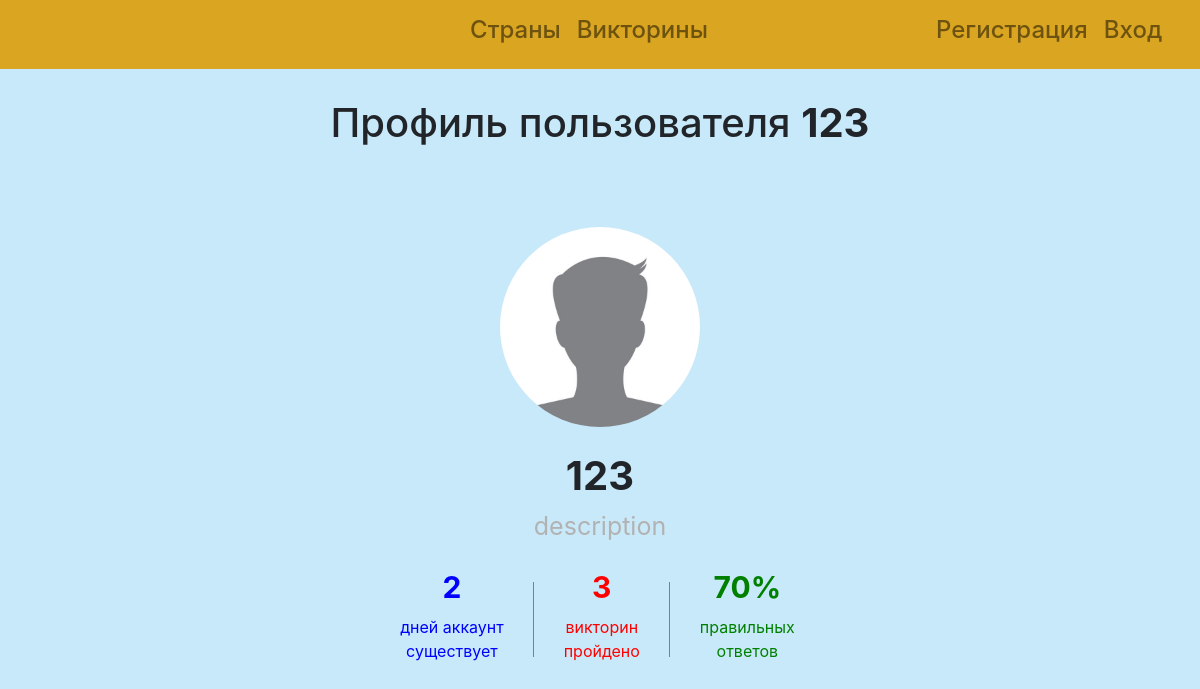
Screenshot of /profile/123 with the database file from the repository.
### data/users.py (models this page shows, shortened)
class User(SqlAlchemyBase, UserMixin):
    __tablename__ = 'users'
    id = sqlalchemy.Column(sqlalchemy.Integer, primary_key=True, autoincrement=True)
    login = sqlalchemy.Column(sqlalchemy.String, index=True, unique=True, nullable=True)
    hashed_password = sqlalchemy.Column(sqlalchemy.String, nullable=True)
    created_date = sqlalchemy.Column(sqlalchemy.DateTime, default=datetime.date.today())
    description = sqlalchemy.Column(sqlalchemy.String, nullable=True, default='Нет описания')
    avatar = sqlalchemy.Column(sqlalchemy.String, nullable=True)
    amount_quiz = sqlalchemy.Column(sqlalchemy.Integer, nullable=True, default=0)
    correct_answers = sqlalchemy.Column(sqlalchemy.Integer, nullable=True, default=0)

### main.py (the view)
@app.route('/profile/<nickname>')
def profile_page(nickname):
    reset_data()
    info = session.query(User).filter(User.login == nickname).first()
    wins = '-'
    days = (datetime.datetime.now() - info.created_date).days
    if info.amount_quiz != 0:
        wins = str(int((info.correct_answers / (info.amount_quiz * 10)) * 100)) + '%'
    return render_template('profile.html', data=info, days=days, wins=wins)

### main.py (called while the page is built)
def reset_data():
    global score_quiz, win_score_quiz, progress_on_quiz, wrong_options, correct_options
    score_quiz = 0
    win_score_quiz = 0
    progress_on_quiz = progress_on_quiz_copy.copy()
    wrong_options = []
    correct_options = []

### templates/profile.html (shortened to what this page needs)
{% extends "base.html" %}
{% block content %}
<head>
 </head>
<h1 class="h1 mb-4 text-center" style="margin-top: 30px;">Профиль пользователя <strong>{{data.login}}</strong></h1>
<div align="center" style="margin-top: 80px;">
    <img src="{{data.avatar}}"  alt="Not found" width="200px" height="200px" style="border-radius: 300px;">
    <h1 style="margin-top: 25px;"><strong>{{data.login}}</strong></h1>
    <p style="color: #b3b2b2; font-size: 25px;">{{data.description}}</p>
</div>
<div align="center">
    <ul class="stats">
        <li style="padding-right: 20px; color: blue">
            <strong>{{days}}</strong>
            <div style="line-height: 0.8;">
                <font size="3px">дней аккаунт <br> существует</font>
            </div></li>
        <li style="padding-left: 20px; padding-right: 20px; color: red">
            <strong>{{data.amount_quiz}}</strong>
            <div style="line-height: 0.8;">
                <font size="3px">викторин <br> пройдено</font>
            </div></li>
        <li style="padding-left: 20px; color: green">
            <strong>{{wins}}</strong>
            <div style="line-height: 0.8;">
                <font size="3px">правильных <br> ответов</font>
            </div></li>
    </ul>
</div>
{% endblock %}

### templates/base.html (style rules this page uses)
body { background: #c8e9f9; }

### templates/profile.html (style rules this page uses)
ul.stats { margin: 0; padding: 4px; }
ul.stats li { display: inline-block; margin-right: 5px; padding: 0px; font-size: 30px; }

### rows the page displays
User: login "123", avatar (placeholder picture), description "description", amount_quiz "3"

### other values shown
{{ wins }} "70%"
